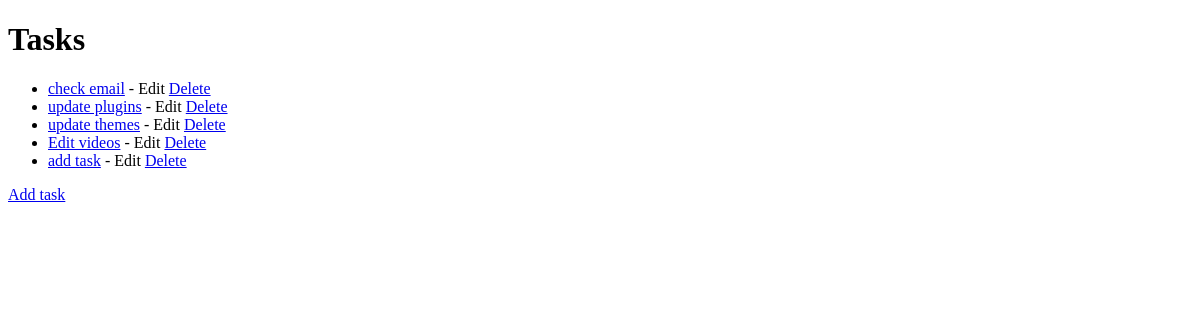
Page /todo/ on the earlier database version.
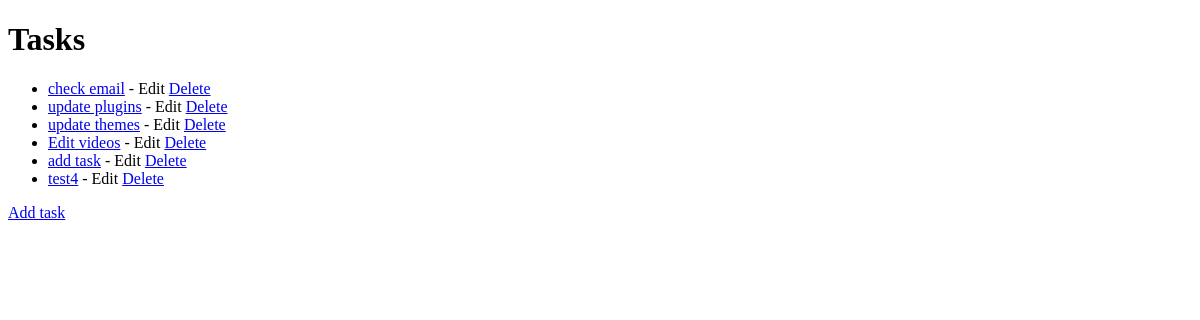
Same page on the later database version.
### todo/models.py (models this page shows)
class Task(models.Model):
    task = models.CharField(max_length=64)
    def __str__(self):
        return self.task

### todo/views.py (the view)
# urls.py: path('', views.index, name="index"),
def index(request):
    context = {"tasks":Task.objects.all()}
    return render(request,"todo/index.html",context)

### todo/templates/todo/index.html
{% extends 'todo/layout.html' %}
{% block content %}
<h1>Tasks</h1>
<ul>
    {% for task in tasks %}
        <li> <a href="{% url 'todo:task' task.id%}">{{task}}</a> - Edit <a href="{% url 'todo:delete_task' task.id %}">Delete</a></li>
    {% endfor %}
</ul>
<a href=" {% url 'todo:add' %} ">Add task</a>
{% endblock content %}

### todo/templates/todo/layout.html (shortened to what this page needs)
<!DOCTYPE html>
<html lang="en">
<head>
</head>
<body>
    {% block content %}
    {% endblock %}
</body>
</html>

Differences in the rows shown:
added Task: task "test4"
